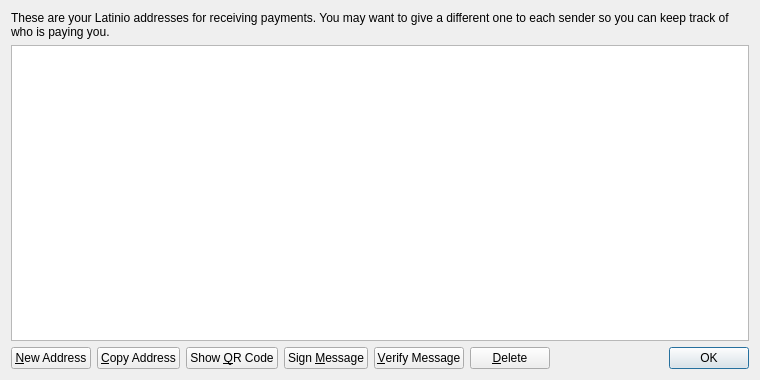
<?xml version="1.0" encoding="UTF-8"?>
<ui version="4.0">
 <class>AddressBookPage</class>
 <widget class="QWidget" name="AddressBookPage">
  <property name="geometry">
   <rect>
    <x>0</x>
    <y>0</y>
    <width>760</width>
    <height>380</height>
   </rect>
  </property>
  <property name="windowTitle">
   <string>Address Book</string>
  </property>
  <layout class="QVBoxLayout" name="verticalLayout">
   <item>
    <widget class="QLabel" name="labelExplanation">
     <property name="text">
      <string>These are your Latinio addresses for receiving payments. You may want to give a different one to each sender so you can keep track of who is paying you.</string>
     </property>
     <property name="textFormat">
      <enum>Qt::PlainText</enum>
     </property>
     <property name="wordWrap">
      <bool>true</bool>
     </property>
    </widget>
   </item>
   <item>
    <widget class="QTableView" name="tableView">
     <property name="contextMenuPolicy">
      <enum>Qt::CustomContextMenu</enum>
     </property>
     <property name="toolTip">
      <string>Double-click to edit address or label</string>
     </property>
     <property name="tabKeyNavigation">
      <bool>false</bool>
     </property>
     <property name="selectionMode">
      <enum>QAbstractItemView::SingleSelection</enum>
     </property>
     <property name="selectionBehavior">
      <enum>QAbstractItemView::SelectRows</enum>
     </property>
     <property name="sortingEnabled">
      <bool>true</bool>
     </property>
     <attribute name="verticalHeaderVisible">
      <bool>false</bool>
     </attribute>
    </widget>
   </item>
   <item>
    <layout class="QHBoxLayout" name="horizontalLayout">
     <item>
      <widget class="QPushButton" name="newAddressButton">
       <property name="toolTip">
        <string>Create a new address</string>
       </property>
       <property name="text">
        <string>&amp;New Address</string>
       </property>
      </widget>
     </item>
     <item>
      <widget class="QPushButton" name="copyToClipboard">
       <property name="toolTip">
        <string>Copy the currently selected address to the system clipboard</string>
       </property>
       <property name="text">
        <string>&amp;Copy Address</string>
       </property>
      </widget>
     </item>
     <item>
      <widget class="QPushButton" name="showQRCode">
       <property name="text">
        <string>Show &amp;QR Code</string>
       </property>
      </widget>
     </item>
     <item>
      <widget class="QPushButton" name="signMessage">
       <property name="toolTip">
        <string>Sign a message to prove you own a Latinio address</string>
       </property>
       <property name="text">
        <string>Sign &amp;Message</string>
       </property>
      </widget>
     </item>
     <item>
      <widget class="QPushButton" name="verifyMessage">
       <property name="toolTip">
        <string>Verify a message to ensure it was signed with a specified Latinio address</string>
       </property>
       <property name="text">
        <string>&amp;Verify Message</string>
       </property>
      </widget>
     </item>
     <item>
      <widget class="QPushButton" name="deleteButton">
       <property name="toolTip">
        <string>Delete the currently selected address from the list</string>
       </property>
       <property name="text">
        <string>&amp;Delete</string>
       </property>
      </widget>
     </item>
     <item>
      <spacer name="horizontalSpacer">
       <property name="orientation">
        <enum>Qt::Horizontal</enum>
       </property>
       <property name="sizeHint" stdset="0">
        <size>
         <width>40</width>
         <height>20</height>
        </size>
       </property>
      </spacer>
     </item>
     <item>
      <widget class="QDialogButtonBox" name="buttonBox">
       <property name="sizePolicy">
        <sizepolicy hsizetype="Maximum" vsizetype="Fixed">
         <horstretch>0</horstretch>
         <verstretch>0</verstretch>
        </sizepolicy>
       </property>
       <property name="standardButtons">
        <set>QDialogButtonBox::Ok</set>
       </property>
      </widget>
     </item>
    </layout>
   </item>
  </layout>
 </widget>
 <resources>
  <include location="../bitcoin.qrc"/>
 </resources>
 <connections/>
</ui>
